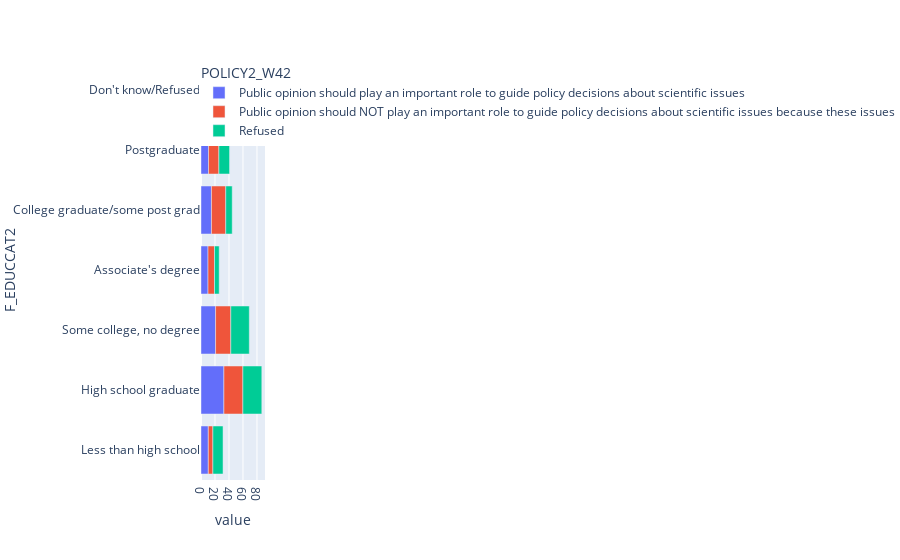

This figure's notebook cell:
### Code cell
px.bar(data_frame=table, x=table.columns, y=table.index)

### Figure 1 — Plotly figure (JSON) as saved in the notebook; plotly's stock layout.template omitted (floating-point values rounded to 4 significant figures)
{"data": [{"alignmentgroup": "True", "hovertemplate": "POLICY2_W42=Public opinion should play an important role to guide policy decisions about scientific issues<br>value=%{x}<br>F_EDUCCAT2=%{y}<extra></extra>", "legendgroup": "Public opinion should play an important role to guide policy decisions about scientific issues", "marker": {"color": "#636efa"}, "name": "Public opinion should play an important role to guide policy decisions about scientific issues", "offsetgroup": "Public opinion should play an important role to guide policy decisions about scientific issues", "orientation": "h", "showlegend": true, "textposition": "auto", "type": "bar", "x": [10.45, 32.73, 20.84, 10.04, 14.94, 10.78, 0.2066], "xaxis": "x", "y": ["Less than high school", "High school graduate", "Some college, no degree", "Associate's degree", "College graduate/some post grad", "Postgraduate", "Don't know/Refused"], "yaxis": "y"}, {"alignmentgroup": "True", "hovertemplate": "POLICY2_W42=Public opinion should NOT play an important role to guide policy decisions about scientific issues because these issues<br>value=%{x}<br>F_EDUCCAT2=%{y}<extra></extra>", "legendgroup": "Public opinion should NOT play an important role to guide policy decisions about scientific issues because these issues", "marker": {"color": "#EF553B"}, "name": "Public opinion should NOT play an important role to guide policy decisions about scientific issues because these issues", "offsetgroup": "Public opinion should NOT play an important role to guide policy decisions about scientific issues because these issues", "orientation": "h", "showlegend": true, "textposition": "auto", "type": "bar", "x": [6.541, 27.12, 21.74, 9.255, 20.43, 14.76, 0.1464], "xaxis": "x", "y": ["Less than high school", "High school graduate", "Some college, no degree", "Associate's degree", "College graduate/some post grad", "Postgraduate", "Don't know/Refused"], "yaxis": "y"}, {"alignmentgroup": "True", "hovertemplate": "POLICY2_W42=Refused<br>value=%{x}<br>F_EDUCCAT2=%{y}<extra></extra>", "legendgroup": "Refused", "marker": {"color": "#00cc96"}, "name": "Refused", "offsetgroup": "Refused", "orientation": "h", "showlegend": true, "textposition": "auto", "type": "bar", "x": [14.5, 27.04, 26.45, 6.713, 9.246, 15.28, 0.7767], "xaxis": "x", "y": ["Less than high school", "High school graduate", "Some college, no degree", "Associate's degree", "College graduate/some post grad", "Postgraduate", "Don't know/Refused"], "yaxis": "y"}], "layout": {"barmode": "relative", "legend": {"title": {"text": "POLICY2_W42"}, "tracegroupgap": 0}, "margin": {"t": 60}, "xaxis": {"anchor": "y", "domain": [0, 1], "title": {"text": "value"}}, "yaxis": {"anchor": "x", "domain": [0, 1], "title": {"text": "F_EDUCCAT2"}}}}
